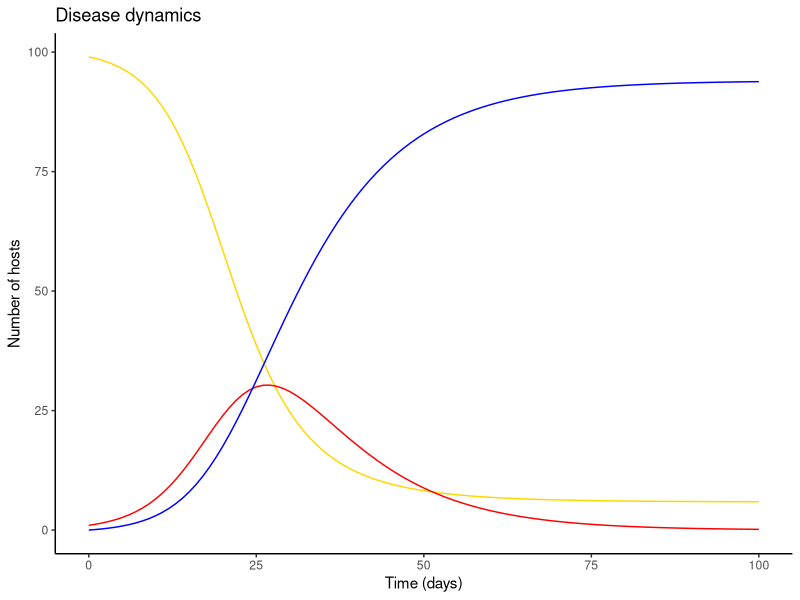

Write R code to recreate this figure.
#Brinkley Raynor
#March 25, 2020
#Epidemic SIR model, density dependent

###############################################################################################################
#Notes
###############################################################################################################
#Density dependent assumes that contact rate (c) increases w/ density
#This is a good assumption for smaller populations where as more individuals are added, more contacts occur
#Examples: Small herds, small populations

##Compartmental model schematic

#        _____            _____            _____
#       |     |   BI     |     |    d     |     |
#       |  S  | ------>  |  I  | ------>  |  R  |
#       |_____|          |_____|          |_____|
#                           |  
#                           |a
#                           V


#Definitions
#B= transmission constant
#a= per capita rate of deat attributable to infection
#d= per capita rate of recovery (reciprocal of time spent in box I)
#N= Total population number (S+I+R)


###############################################################################################################
#Load libraries
###############################################################################################################
library(deSolve)
library(ggplot2)

###############################################################################################################
#Parameterize
###############################################################################################################
init <- c(S=99, I=1, R=0)  # popn initial values
parameters <- c(B= 0.003,
                a=0.0001,
                d=0.1
)

times <- seq(0, 100, by = 1) #unit=days, seq(start day, end day, step)

###############################################################################################################
#Model
###############################################################################################################
#Model function
#model 1: mu simple
disease_dynamics <- function(time, state, parameters) {
  with(
    as.list(c(state, parameters)), {
      #Equations
      dS <- - B*S*I
      dI <- B*S*I - a*I - d*I
      dR <- d*I
      
      return(list(c(dS, dI, dR)))
    }
  )
}


#Run model
out <- as.data.frame(ode(y = init, times = times, func = disease_dynamics, parms = parameters))
RESULTS<-data.frame(out$S, out$I, out$R) #results

###############################################################################################################
#Plot
###############################################################################################################
#Real plot
p <- ggplot()+
  theme_classic()+ #white background w/ out grid
  geom_line(data=RESULTS, aes(x=times, y=RESULTS$out.S), color="gold")+ 
  geom_line(data=RESULTS, aes(x=times, y=RESULTS$out.I), color="red")+ 
  geom_line(data=RESULTS, aes(x=times, y=RESULTS$out.R), color="blue")+ 
  ggtitle("Disease dynamics") + #title label
  labs(y= "Number of hosts", x = "Time (days)") #axis labels
p
